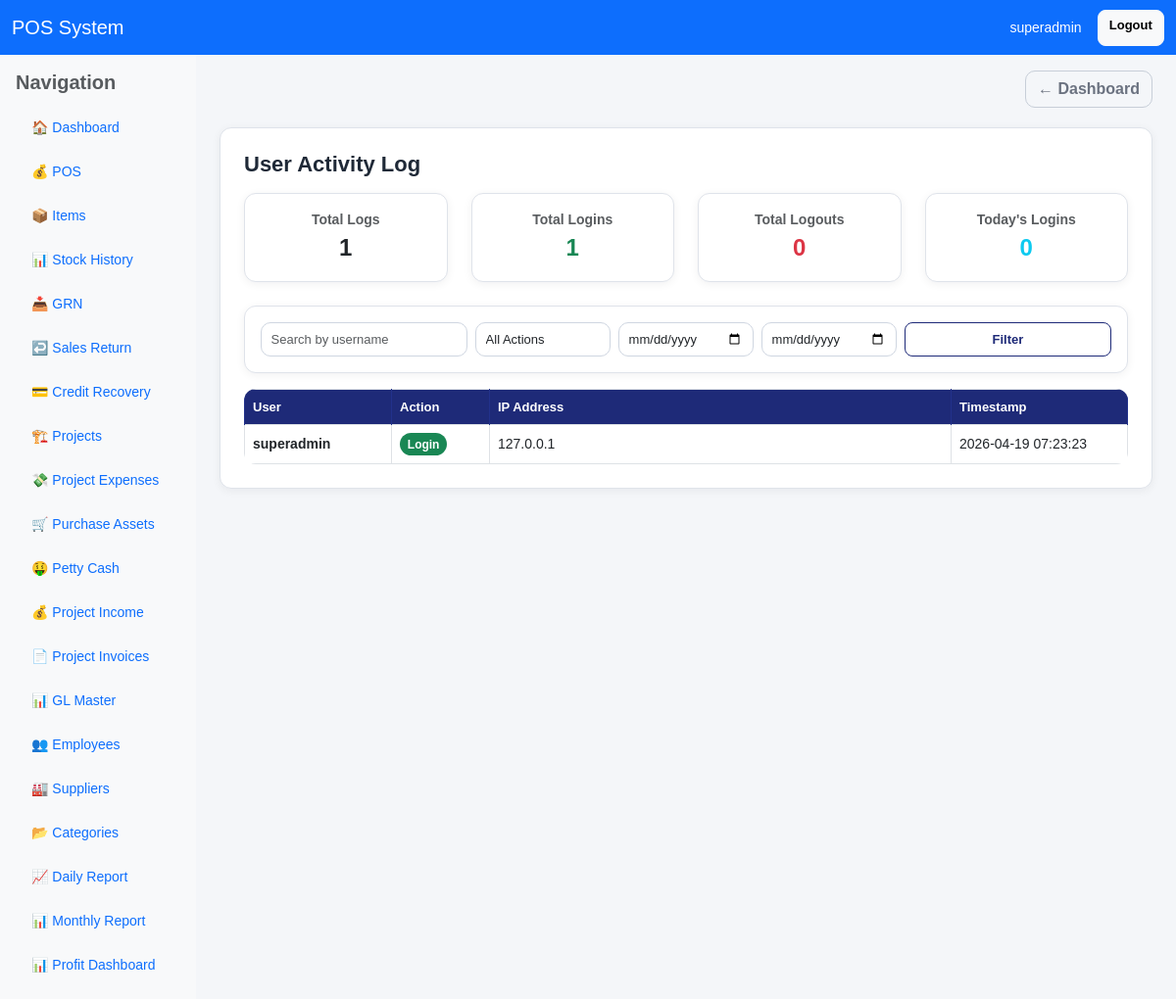
The page /logs/user-activity/ (signed in) on the database as committed earlier.
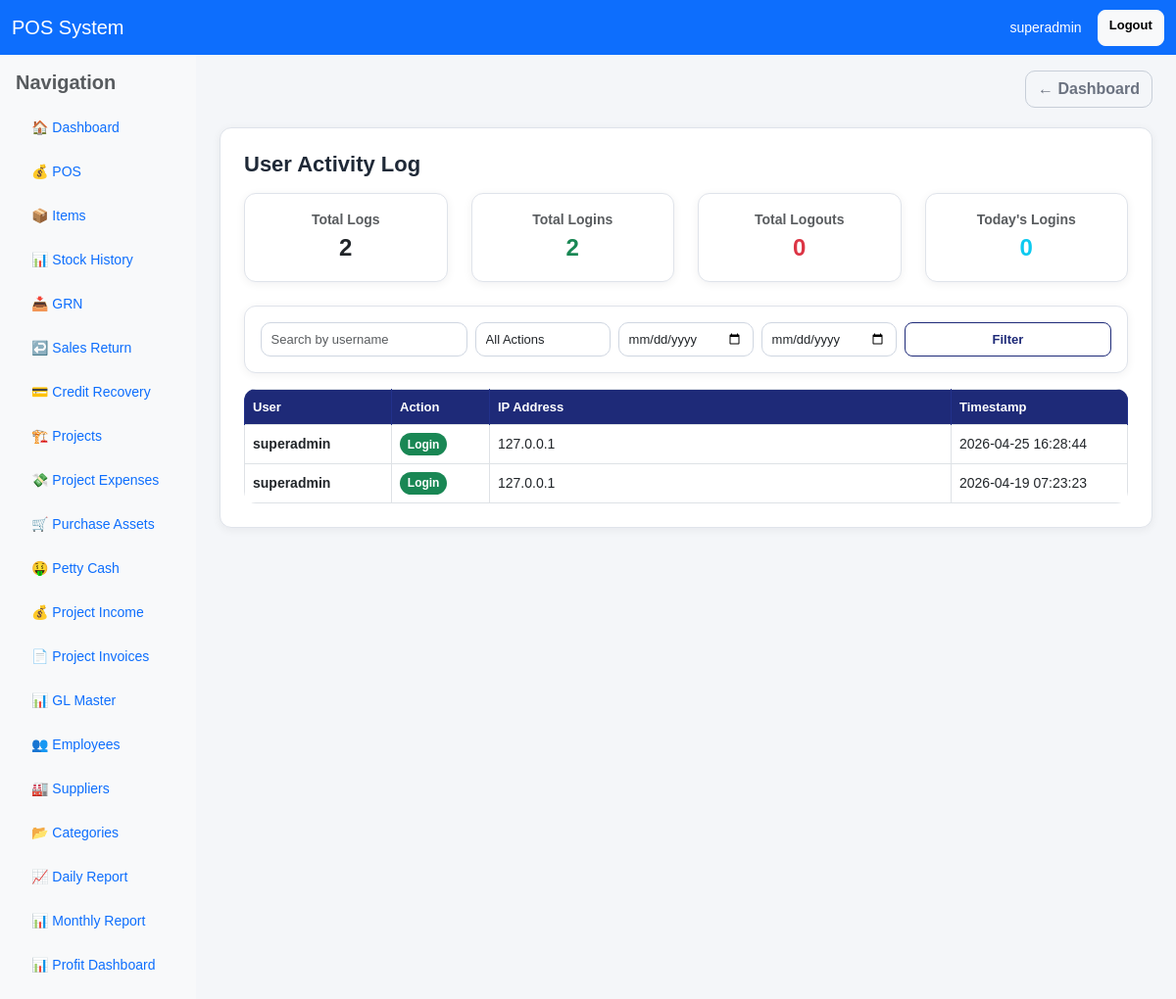
The same page on the database as committed later.
### pos/models.py (models this page shows, shortened)
class UserLog(models.Model):
    ACTION_CHOICES = [
        ('login', 'Login'),
        ('logout', 'Logout'),
    ]
    user = models.ForeignKey(User, on_delete=models.CASCADE, related_name='user_logs')
    action = models.CharField(max_length=20, choices=ACTION_CHOICES)
    timestamp = models.DateTimeField(auto_now_add=True)
    ip_address = models.GenericIPAddressField(null=True, blank=True)
    user_agent = models.TextField(blank=True, null=True)
    class Meta:
        ordering = ['-timestamp']

### pos/views.py (the view)
# urls.py: path("logs/user-activity/", views.user_activity_log, name="user_activity_log"),
@login_required
def user_activity_log(request):
    user_filter = request.GET.get('user', '')
    action_filter = request.GET.get('action', '')
    date_from = request.GET.get('date_from', '')
    date_to = request.GET.get('date_to', '')
    logs = UserLog.objects.all()
    if user_filter:
        logs = logs.filter(user__username__icontains=user_filter)
    if action_filter:
        logs = logs.filter(action=action_filter)
    if date_from:
        try:
            from_date = datetime.strptime(date_from, '%Y-%m-%d')
            logs = logs.filter(timestamp__date__gte=from_date.date())
        except ValueError:
            pass
    if date_to:
        try:
            to_date = datetime.strptime(date_to, '%Y-%m-%d')
            logs = logs.filter(timestamp__date__lte=to_date.date())
        except ValueError:
            pass
    total_logins = logs.filter(action='login').count()
    total_logouts = logs.filter(action='logout').count()
    today_logins = logs.filter(action='login', timestamp__date=timezone.now().date()).count()
    page_num = request.GET.get('page', 1)
    page_size = 50
    start = (int(page_num) - 1) * page_size
    end = start + page_size
    logs_page = logs[start:end]
    total_pages = (logs.count() + page_size - 1) // page_size
    context = {
        'logs': logs_page,
        'total_logs': logs.count(),
        'total_logins': total_logins,
        'total_logouts': total_logouts,
        'today_logins': today_logins,
        'current_page': int(page_num),
        'total_pages': total_pages,
        'has_filters': bool(user_filter or action_filter or date_from or date_to),
        'filter_user': user_filter,
        'filter_action': action_filter,
        'filter_date_from': date_from,
        'filter_date_to': date_to,
    }
    return render(request, 'pos/user_activity_log.html', context)

### pos/templates/pos/user_activity_log.html (shortened to what this page needs)
{% extends "base.html" %}
{% load currency_filters %}
{% block content %}
<div class="card p-3 p-md-4">
    <div class="app-card-header mb-3">
        <h4 class="app-page-title">User Activity Log</h4>
    </div>
    <div class="row mb-4">
        <div class="col-md-3">
            <div class="card card-soft">
                <div class="card-body text-center">
                    <div class="fw-bold text-muted">Total Logs</div>
                    <div class="fs-4 fw-bold">{{ total_logs }}</div>
                </div>
            </div>
        </div>
        <div class="col-md-3">
            <div class="card card-soft">
                <div class="card-body text-center">
                    <div class="fw-bold text-muted">Total Logins</div>
                    <div class="fs-4 fw-bold text-success">{{ total_logins }}</div>
                </div>
            </div>
        </div>
        <div class="col-md-3">
            <div class="card card-soft">
                <div class="card-body text-center">
                    <div class="fw-bold text-muted">Total Logouts</div>
                    <div class="fs-4 fw-bold text-danger">{{ total_logouts }}</div>
                </div>
            </div>
        </div>
        <div class="col-md-3">
            <div class="card card-soft">
                <div class="card-body text-center">
                    <div class="fw-bold text-muted">Today's Logins</div>
                    <div class="fs-4 fw-bold text-info">{{ today_logins }}</div>
                </div>
            </div>
        </div>
    </div>
    <div class="card card-soft mb-3">
        <div class="card-body">
            <form method="get" class="row g-2">
                <div class="col-md-3">
                    <input type="text" name="user" value="{{ filter_user }}" class="form-control form-control-sm" placeholder="Search by username">
                </div>
                <div class="col-md-2">
                    <select name="action" class="form-control form-control-sm">
                        <option value="">All Actions</option>
                    </select>
                </div>
                <div class="col-md-2">
                    <input type="date" name="date_from" value="{{ filter_date_from }}" class="form-control form-control-sm" placeholder="From">
                </div>
                <div class="col-md-2">
                    <input type="date" name="date_to" value="{{ filter_date_to }}" class="form-control form-control-sm" placeholder="To">
                </div>
                <div class="col-md-3 d-grid">
                    <button type="submit" class="btn btn-outline-primary btn-sm">Filter</button>
                </div>
            </form>
        </div>
    </div>
    <div class="table-responsive">
        <table class="table table-bordered table-hover align-middle">
            <thead>
                <tr>
                    <th style="width: 150px;">User</th>
                    <th style="width: 100px;">Action</th>
                    <th>IP Address</th>
                    <th style="width: 180px;">Timestamp</th>
                </tr>
            </thead>
            <tbody>
                {% for log in logs %}
                <tr>
                    <td><strong>{{ log.user.username }}</strong></td>
                    <td>
                        {% if log.action == 'login' %}
                            <span class="badge bg-success">{{ log.get_action_display }}</span>
                        {% else %}
                            <span class="badge bg-warning">{{ log.get_action_display }}</span>
                        {% endif %}
                    </td>
                    <td>{{ log.ip_address|default:"-" }}</td>
                    <td>{{ log.timestamp|date:"Y-m-d H:i:s" }}</td>
                </tr>
                {% empty %}
                <tr>
                    <td colspan="4" class="text-center text-muted py-4">No activity logs found</td>
                </tr>
                {% endfor %}
            </tbody>
        </table>
    </div>
</div>
{% endblock %}

Rows that differ between the two databases and show on the page:
added UserLog: user.username "superadmin", action "Login", ip_address "127.0.0.1", timestamp "2026-04-25 16:28:44"
Other text that changed with them:
{{ total_logs }}: "1" → "2"
{{ total_logins }}: "1" → "2"
